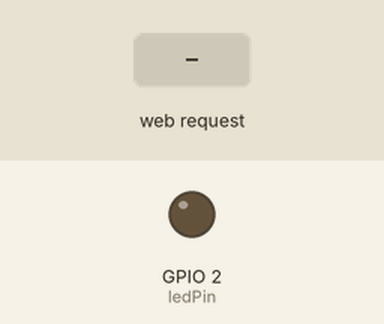
Recording of a sketch running on a simulated ESP32. On the bench: output pins drawn as LEDs (lit = HIGH). The inputs (shaded band) are chosen by the test bench. What the sketch prints to the serial monitor is not drawn.

Above: at 1.2 s.
1.3 s: HTTP request GET /toggle received
At 1.6 s:
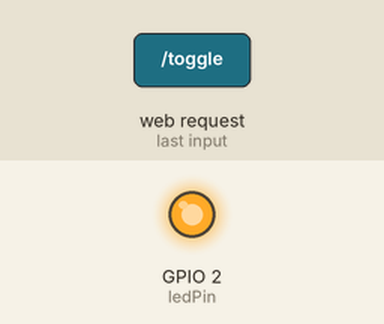
Timing chart, 0 to 4.3 s (numbered marks = the images above; inputs shaded):
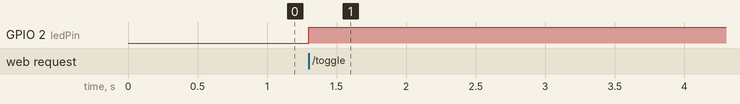

The sketch:

webserver.ino
```cpp
#include <WiFi.h>
#include <WebServer.h>

// Set your Access Point credentials
const char* ap_ssid = "ESP32_Control";
const char* ap_password = "password"; // Must be at least 8 characters

// Define the built-in LED pin (Most ESP32 boards use GPIO 2)
const int ledPin = 2;
bool ledState = false;

// Create a web server object on port 80
WebServer server(80);

// HTML, CSS, and JS page layout
String getHTML() {
  const char* statusClass = ledState ? "on" : "off";
  const char* statusText = ledState ? "ON" : "OFF";

  String html = R"HTML(<!DOCTYPE html>
<html lang="en">
  <head>
    <meta charset="UTF-8">
    <meta name="viewport" content="width=device-width, initial-scale=1">
    <link rel="icon" href="data:,">
    <title>ESP32 Control Hub</title>
    <style>
      body {
        background-color: #f4f4f9;
        color: #333;
        font-family: Arial, sans-serif;
        margin: 0 auto;
        padding-top: 50px;
        text-align: center;
      }

      .container {
        background: white;
        border-radius: 12px;
        box-shadow: 0 4px 15px rgba(0, 0, 0, 0.1);
        margin: 0 auto;
        max-width: 400px;
        padding: 30px;
      }

      h1 {
        color: #4A90E2;
        margin-bottom: 5px;
      }

      p {
        color: #666;
        font-size: 18px;
      }

      .status {
        border-radius: 4px;
        font-weight: bold;
        padding: 5px 10px;
      }

      .on {
        background-color: #e6f4ea;
        color: #137333;
      }

      .off {
        background-color: #fce8e6;
        color: #c5221f;
      }

      .button {
        background-color: #4A90E2;
        border-radius: 8px;
        color: white;
        display: inline-block;
        font-size: 20px;
        font-weight: bold;
        margin: 25px 0;
        padding: 16px 40px;
        text-decoration: none;
        transition: background-color 0.3s ease;
      }

      .button:hover {
        background-color: #357ABD;
      }

      .button:active {
        background-color: #2A6096;
      }
    </style>
  </head>
  <body>
    <main class="container">
      <h1>ESP32 Control Hub</h1>
      <p>
        Device Status:
        <span class="status )HTML";
  html += statusClass;
  html += R"HTML(">)HTML";
  html += statusText;
  html += R"HTML(</span>
      </p>
      <a class="button" href="/toggle">Toggle LED</a>
    </main>
  </body>
</html>)HTML";

  return html;
}

// Handler for the root URL (http://192.168.4)
void handleRoot() {
  server.send(200, "text/html", getHTML());
}

// Handler for when the button is pressed (http://192.168.4toggle)
void handleToggle() {
  ledState = !ledState;
  digitalWrite(ledPin, ledState ? HIGH : LOW);

  // Redirect back to the root page to display updated status immediately
  server.sendHeader("Location", "/");
  server.send(303);
}

void setup() {
  Serial.begin(115200);
  pinMode(ledPin, OUTPUT);
  digitalWrite(ledPin, LOW); // Start with LED off

  Serial.println("\nInitializing Access Point...");
  if (WiFi.softAP(ap_ssid, ap_password)) {
    Serial.println("Access Point ready!");
    Serial.print("IP Address: ");
    Serial.println(WiFi.softAPIP());
  } else {
    Serial.println("AP Configuration Failed.");
  }

  // Define server routing URLs
  server.on("/", handleRoot);
  server.on("/toggle", handleToggle);

  // Start the server
  server.begin();
  Serial.println("HTTP Web Server started.");
}

void loop() {
  // Listen for incoming client connections (like requests from your browser)
  server.handleClient();
}
```

Measured:
- after the input at 1.3 s, GPIO 2 (ledPin): LOW → HIGH at once
